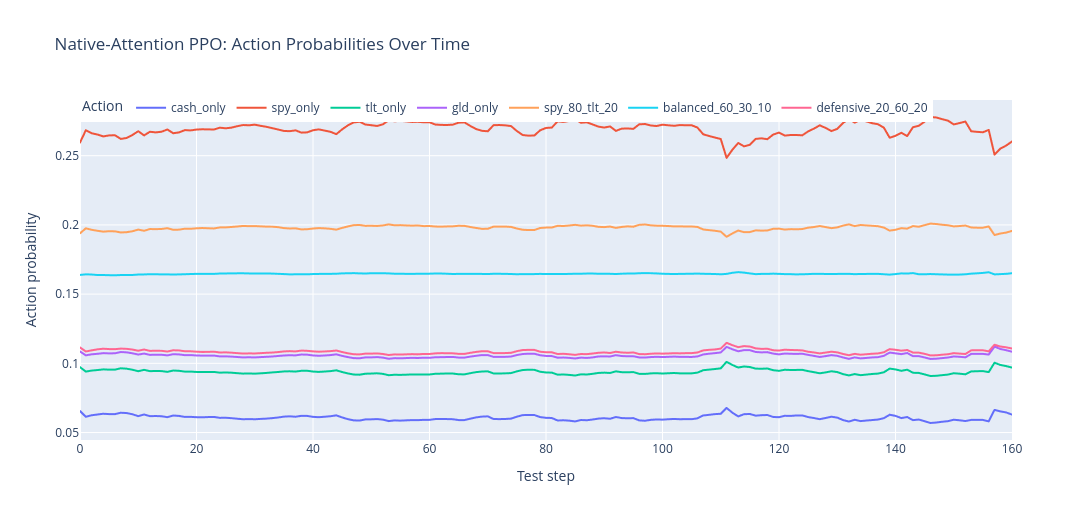
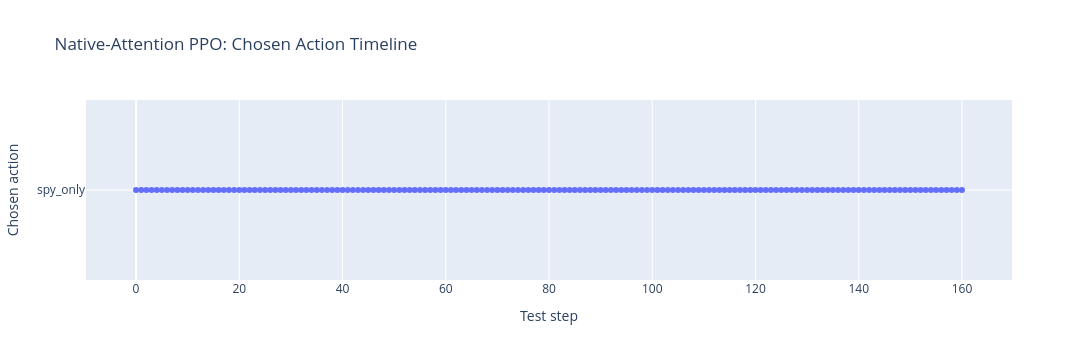

The code cell stored with these charts, in order, in its notebook:
### Markdown cell above
## 6.3 Train PPO with Native Temporal Attention Policy

> This section makes PPO use an internal attention feature extractor (native attention in the policy network), not only post-hoc explainability.

### Code cell
# Native-attention PPO: custom temporal attention feature extractor for policy/value networks
print("=== Training PPO with Native Temporal Attention ===")

import torch.nn as nn
from gymnasium import spaces
from stable_baselines3.common.torch_layers import BaseFeaturesExtractor
import plotly.express as px

ppo_attn_train_steps = ppo_attn_cfg['train_timesteps']
ppo_attn_diag_steps = ppo_attn_cfg['diagnostics_steps']
print(f"FAST_MODE={FAST_MODE} | train_steps={ppo_attn_train_steps} | diag_steps={ppo_attn_diag_steps}")

class TemporalAttentionExtractor(BaseFeaturesExtractor):
    """Apply self-attention over the temporal axis of [T, F] observations."""
    def __init__(self, observation_space: spaces.Box, features_dim: int = 128):
        super().__init__(observation_space, features_dim)
        if len(observation_space.shape) != 2:
            raise ValueError(
                f"Expected observation shape [T, F], got {observation_space.shape}. "
                "Set env to return sequence windows before using this extractor."
            )

        feat_dim = observation_space.shape[1]
        d_model = 64
        n_heads = 4

        self.input_proj = nn.Linear(feat_dim, d_model)
        self.self_attn = nn.MultiheadAttention(d_model, n_heads, batch_first=True)
        self.norm = nn.LayerNorm(d_model)
        self.mlp = nn.Sequential(
            nn.Linear(d_model, d_model),
            nn.ReLU(),
            nn.Linear(d_model, features_dim),
            nn.ReLU(),
        )

        self.latest_attn_weights = None

    def forward(self, observations: torch.Tensor) -> torch.Tensor:
        x = self.input_proj(observations)
        attn_out, attn_weights = self.self_attn(x, x, x, need_weights=True, average_attn_weights=False)
        x = self.norm(x + attn_out)
        pooled = x.mean(dim=1)
        self.latest_attn_weights = attn_weights.detach()
        return self.mlp(pooled)

def collect_policy_probabilities(policy_agent, env, action_names, max_steps=200):
    obs, _ = env.reset()
    rows = []
    max_steps = min(max_steps, len(env.features))

    for t in range(max_steps):
        obs_tensor = torch.tensor(obs, dtype=torch.float32, device=policy_agent.device).unsqueeze(0)
        with torch.no_grad():
            dist = policy_agent.policy.get_distribution(obs_tensor)
            probs = dist.distribution.probs.squeeze(0).detach().cpu().numpy()

        action, _ = policy_agent.predict(obs, deterministic=True)
        action_id = int(action.item() if isinstance(action, np.ndarray) else action)

        row = {'step': t, 'chosen_action': action_names[action_id]}
        for i, name in enumerate(action_names):
            row[name] = float(probs[i])
        rows.append(row)

        obs, _, terminated, truncated, _ = env.step(action_id)
        if terminated or truncated:
            break

    prob_df = pd.DataFrame(rows)
    prob_long = prob_df.melt(
        id_vars=['step', 'chosen_action'],
        value_vars=action_names,
        var_name='action_name',
        value_name='probability',
    )
    return prob_df, prob_long

def plot_action_diagnostics(prob_df, prob_long, title_prefix):
    fig_probs = px.line(
        prob_long,
        x='step',
        y='probability',
        color='action_name',
        title=f'{title_prefix}: Action Probabilities Over Time',
        labels={'probability': 'Action probability', 'step': 'Test step', 'action_name': 'Action'},
    )
    fig_probs.update_layout(height=520, width=1200, legend=dict(orientation='h', y=1.02, x=0))
    fig_probs.show()

    fig_chosen = px.scatter(
        prob_df,
        x='step',
        y='chosen_action',
        title=f'{title_prefix}: Chosen Action Timeline',
        labels={'step': 'Test step', 'chosen_action': 'Chosen action'},
    )
    fig_chosen.update_layout(height=360, width=1200)
    fig_chosen.show()

policy_kwargs_attn = dict(
    features_extractor_class=TemporalAttentionExtractor,
    features_extractor_kwargs=dict(features_dim=ppo_attn_cfg['features_dim']),
    net_arch=ppo_attn_cfg['net_arch'],
)

ppo_attn_agent = PPO(
    'MlpPolicy',
    train_env,
    learning_rate=ppo_attn_cfg['learning_rate'],
    n_steps=ppo_attn_cfg['n_steps'],
    batch_size=ppo_attn_cfg['batch_size'],
    n_epochs=ppo_attn_cfg['n_epochs'],
    gamma=ppo_attn_cfg['gamma'],
    gae_lambda=ppo_attn_cfg['gae_lambda'],
    clip_range=ppo_attn_cfg['clip_range'],
    ent_coef=ppo_attn_cfg['ent_coef'],
    vf_coef=ppo_attn_cfg['vf_coef'],
    policy_kwargs=policy_kwargs_attn,
    device=device,
    verbose=0,
    )

ppo_attn_total_timesteps = ppo_attn_train_steps
ppo_attn_agent.learn(total_timesteps=ppo_attn_total_timesteps, progress_bar=not FAST_MODE)
print(f"Native-attention PPO training complete. Timesteps: {ppo_attn_total_timesteps}")

ppo_attn_test_eval = evaluate_episode(ppo_attn_agent, test_env, deterministic=True)
print("\nNative-Attention PPO Test Performance:")
print(f"  Total Reward: {ppo_attn_test_eval['reward']:.4f}")
print(f"  Cumulative Return: {ppo_attn_test_eval.get('cumulative_return', 0):.4f}")
print(f"  Sharpe Ratio: {ppo_attn_test_eval.get('sharpe_ratio', 0):.4f}")
print(f"  Max Drawdown: {ppo_attn_test_eval.get('max_drawdown', 0):.4f}")

action_names_local = list(train_env.ACTION_NAMES)
attn_prob_df, attn_prob_long = collect_policy_probabilities(
    policy_agent=ppo_attn_agent,
    env=test_env,
    action_names=action_names_local,
    max_steps=ppo_attn_diag_steps,
    )
plot_action_diagnostics(attn_prob_df, attn_prob_long, 'Native-Attention PPO')

obs, _ = test_env.reset()
obs_batch = torch.tensor(obs, dtype=torch.float32, device=ppo_attn_agent.device).unsqueeze(0)
_ = ppo_attn_agent.policy.extract_features(obs_batch)
extractor = ppo_attn_agent.policy.features_extractor
native_attn = getattr(extractor, 'latest_attn_weights', None)

if native_attn is not None:
    native_attn_mean = native_attn.mean(dim=(0, 1)).detach().cpu().numpy()
    token_labels = [f"t-{train_env.seq_len-1-i}" for i in range(train_env.seq_len)]
    fig_native_attn = px.imshow(
        native_attn_mean,
        x=token_labels,
        y=token_labels,
        color_continuous_scale='Teal',
        title='Native PPO Attention Matrix (mean over heads)',
        labels={'x': 'Key timestep', 'y': 'Query timestep', 'color': 'weight'},
    )
    fig_native_attn.update_layout(width=760, height=620)
    fig_native_attn.show()
else:
    print("Native attention weights not available yet. Run one predict/eval step and try again.")

print("Native-attention PPO diagnostics ready.")

### Figure 1 — Plotly figure (JSON) as saved in the notebook; plotly's stock layout.template omitted (floating-point values rounded to 4 significant figures; data arrays with more than 128 entries replaced by an {"elided": "..."} marker saying what was removed)
{"data": [{"hovertemplate": "Action=cash_only<br>Test step=%{x}<br>Action probability=%{y}<extra></extra>", "legendgroup": "cash_only", "line": {"color": "#636efa", "dash": "solid"}, "marker": {"symbol": "circle"}, "mode": "lines", "name": "cash_only", "showlegend": true, "type": "scattergl", "x": {"elided": "161 int values"}, "xaxis": "x", "y": {"elided": "161 float values"}, "yaxis": "y"}, {"hovertemplate": "Action=spy_only<br>Test step=%{x}<br>Action probability=%{y}<extra></extra>", "legendgroup": "spy_only", "line": {"color": "#EF553B", "dash": "solid"}, "marker": {"symbol": "circle"}, "mode": "lines", "name": "spy_only", "showlegend": true, "type": "scattergl", "x": {"elided": "161 int values"}, "xaxis": "x", "y": {"elided": "161 float values"}, "yaxis": "y"}, {"hovertemplate": "Action=tlt_only<br>Test step=%{x}<br>Action probability=%{y}<extra></extra>", "legendgroup": "tlt_only", "line": {"color": "#00cc96", "dash": "solid"}, "marker": {"symbol": "circle"}, "mode": "lines", "name": "tlt_only", "showlegend": true, "type": "scattergl", "x": {"elided": "161 int values"}, "xaxis": "x", "y": {"elided": "161 float values"}, "yaxis": "y"}, {"hovertemplate": "Action=gld_only<br>Test step=%{x}<br>Action probability=%{y}<extra></extra>", "legendgroup": "gld_only", "line": {"color": "#ab63fa", "dash": "solid"}, "marker": {"symbol": "circle"}, "mode": "lines", "name": "gld_only", "showlegend": true, "type": "scattergl", "x": {"elided": "161 int values"}, "xaxis": "x", "y": {"elided": "161 float values"}, "yaxis": "y"}, {"hovertemplate": "Action=spy_80_tlt_20<br>Test step=%{x}<br>Action probability=%{y}<extra></extra>", "legendgroup": "spy_80_tlt_20", "line": {"color": "#FFA15A", "dash": "solid"}, "marker": {"symbol": "circle"}, "mode": "lines", "name": "spy_80_tlt_20", "showlegend": true, "type": "scattergl", "x": {"elided": "161 int values"}, "xaxis": "x", "y": {"elided": "161 float values"}, "yaxis": "y"}, {"hovertemplate": "Action=balanced_60_30_10<br>Test step=%{x}<br>Action probability=%{y}<extra></extra>", "legendgroup": "balanced_60_30_10", "line": {"color": "#19d3f3", "dash": "solid"}, "marker": {"symbol": "circle"}, "mode": "lines", "name": "balanced_60_30_10", "showlegend": true, "type": "scattergl", "x": {"elided": "161 int values"}, "xaxis": "x", "y": {"elided": "161 float values"}, "yaxis": "y"}, {"hovertemplate": "Action=defensive_20_60_20<br>Test step=%{x}<br>Action probability=%{y}<extra></extra>", "legendgroup": "defensive_20_60_20", "line": {"color": "#FF6692", "dash": "solid"}, "marker": {"symbol": "circle"}, "mode": "lines", "name": "defensive_20_60_20", "showlegend": true, "type": "scattergl", "x": {"elided": "161 int values"}, "xaxis": "x", "y": {"elided": "161 float values"}, "yaxis": "y"}], "layout": {"height": 520, "legend": {"orientation": "h", "title": {"text": "Action"}, "tracegroupgap": 0, "x": 0, "y": 1.02}, "title": {"text": "Native-Attention PPO: Action Probabilities Over Time"}, "width": 1200, "xaxis": {"anchor": "y", "domain": [0, 1], "title": {"text": "Test step"}}, "yaxis": {"anchor": "x", "domain": [0, 1], "title": {"text": "Action probability"}}}}

### Figure 2 — Plotly figure (JSON) as saved in the notebook; plotly's stock layout.template omitted (floating-point values rounded to 4 significant figures; data arrays with more than 128 entries replaced by an {"elided": "..."} marker saying what was removed)
{"data": [{"hovertemplate": "Test step=%{x}<br>Chosen action=%{y}<extra></extra>", "legendgroup": "", "marker": {"color": "#636efa", "symbol": "circle"}, "mode": "markers", "name": "", "orientation": "h", "showlegend": false, "type": "scatter", "x": {"elided": "161 int values"}, "xaxis": "x", "y": {"elided": "161 str values"}, "yaxis": "y"}], "layout": {"height": 360, "legend": {"tracegroupgap": 0}, "title": {"text": "Native-Attention PPO: Chosen Action Timeline"}, "width": 1200, "xaxis": {"anchor": "y", "domain": [0, 1], "title": {"text": "Test step"}}, "yaxis": {"anchor": "x", "domain": [0, 1], "title": {"text": "Chosen action"}}}}
